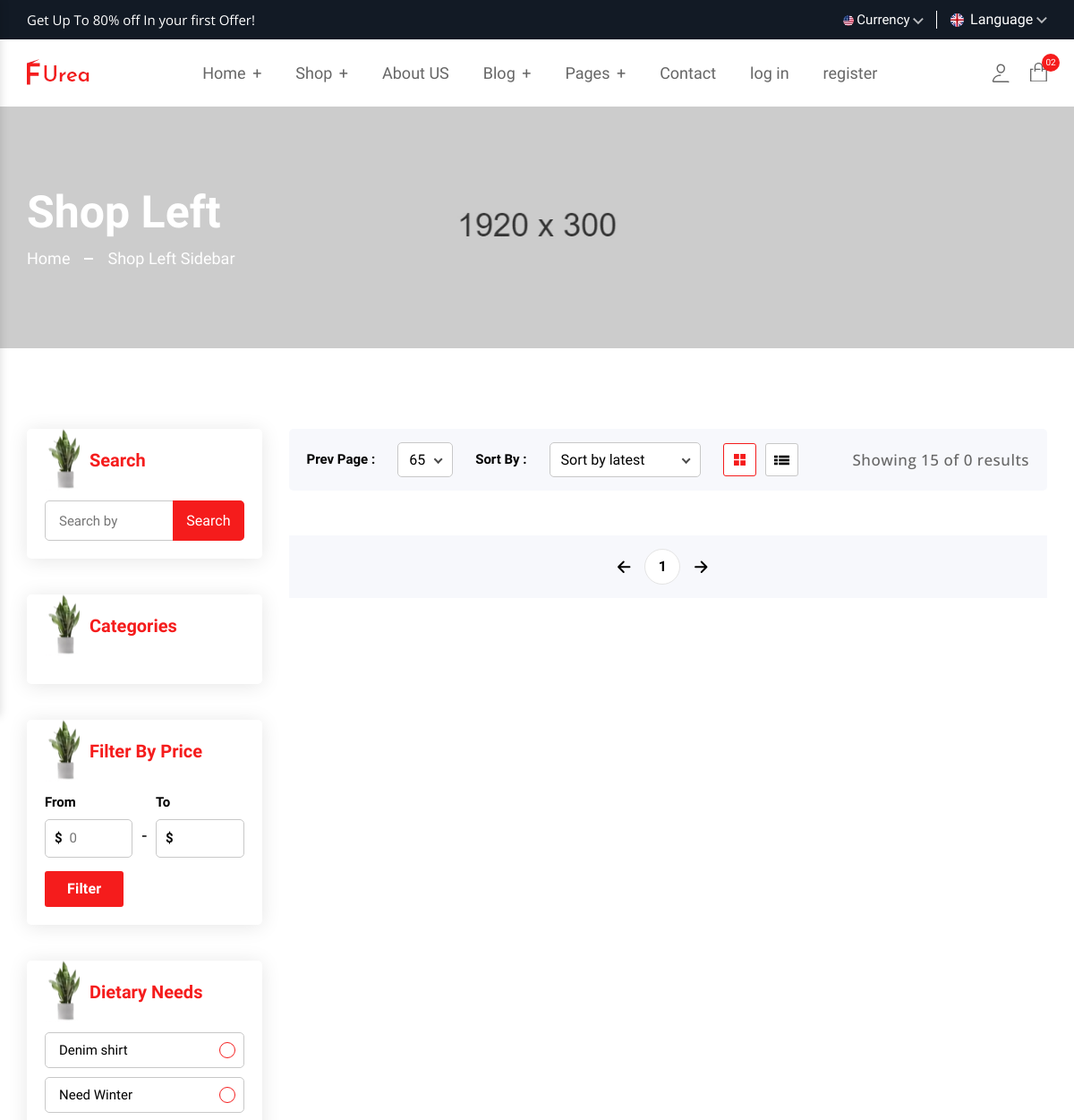
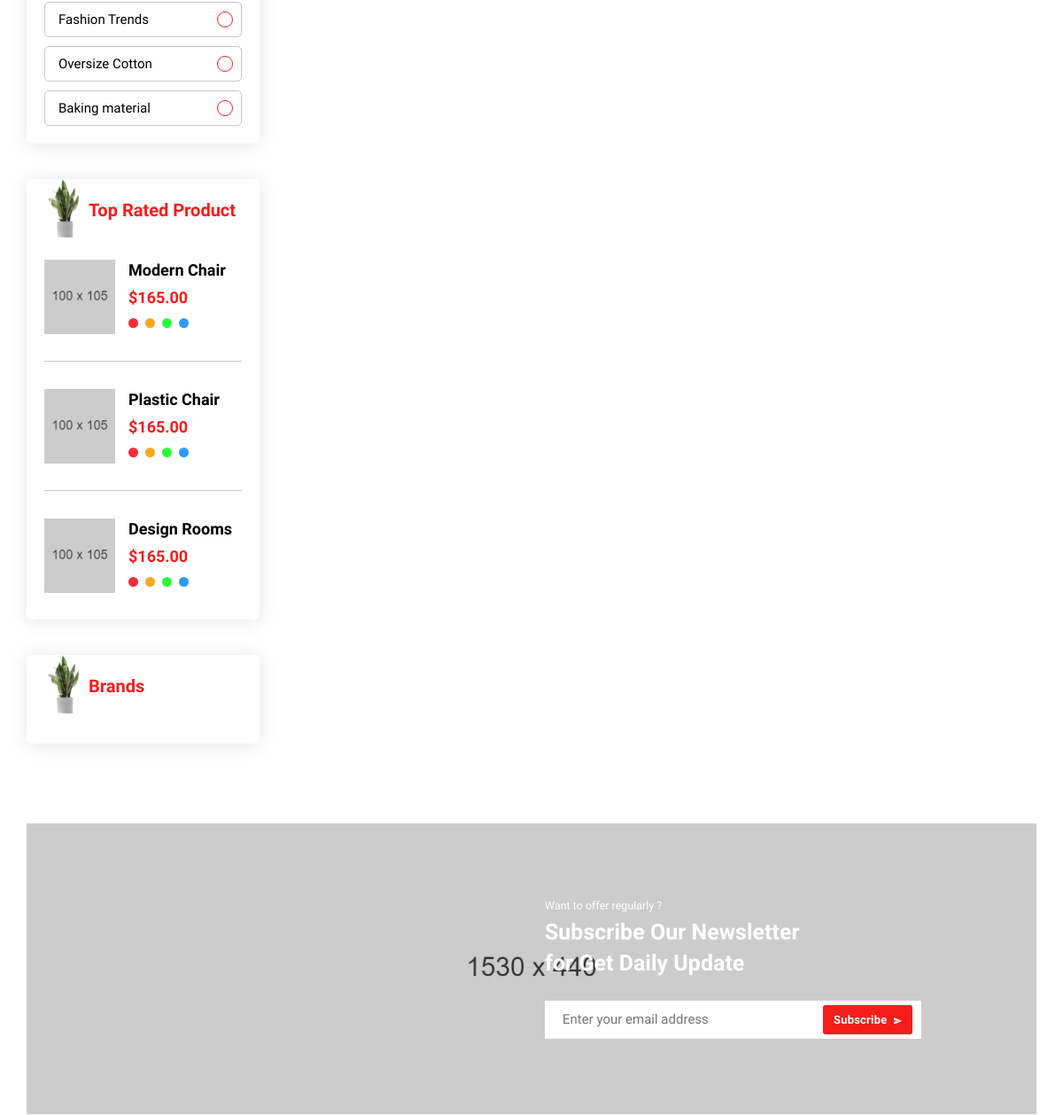
The page /shop/ (upper part) on the database as committed earlier (2 pictures, top to bottom).
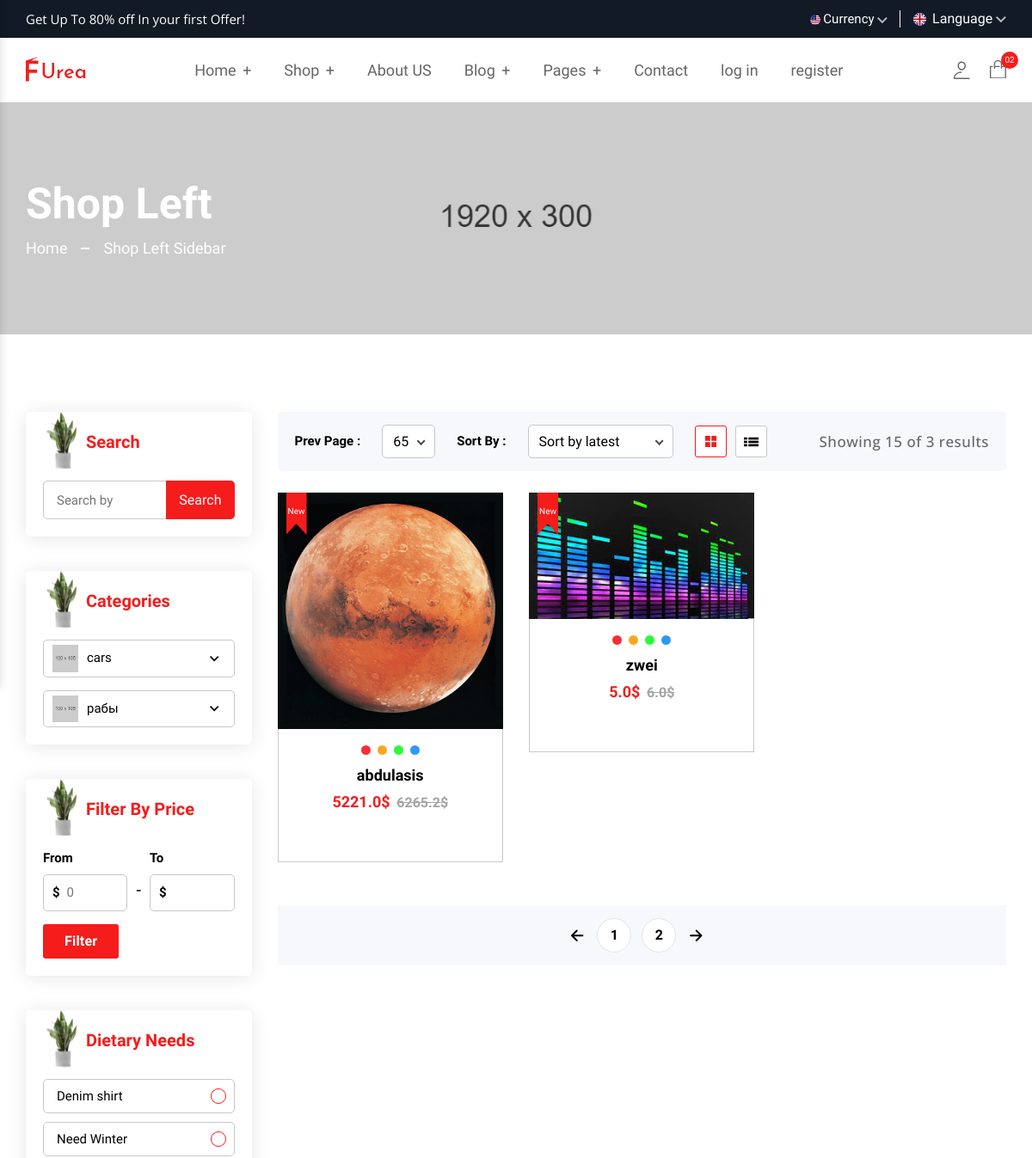
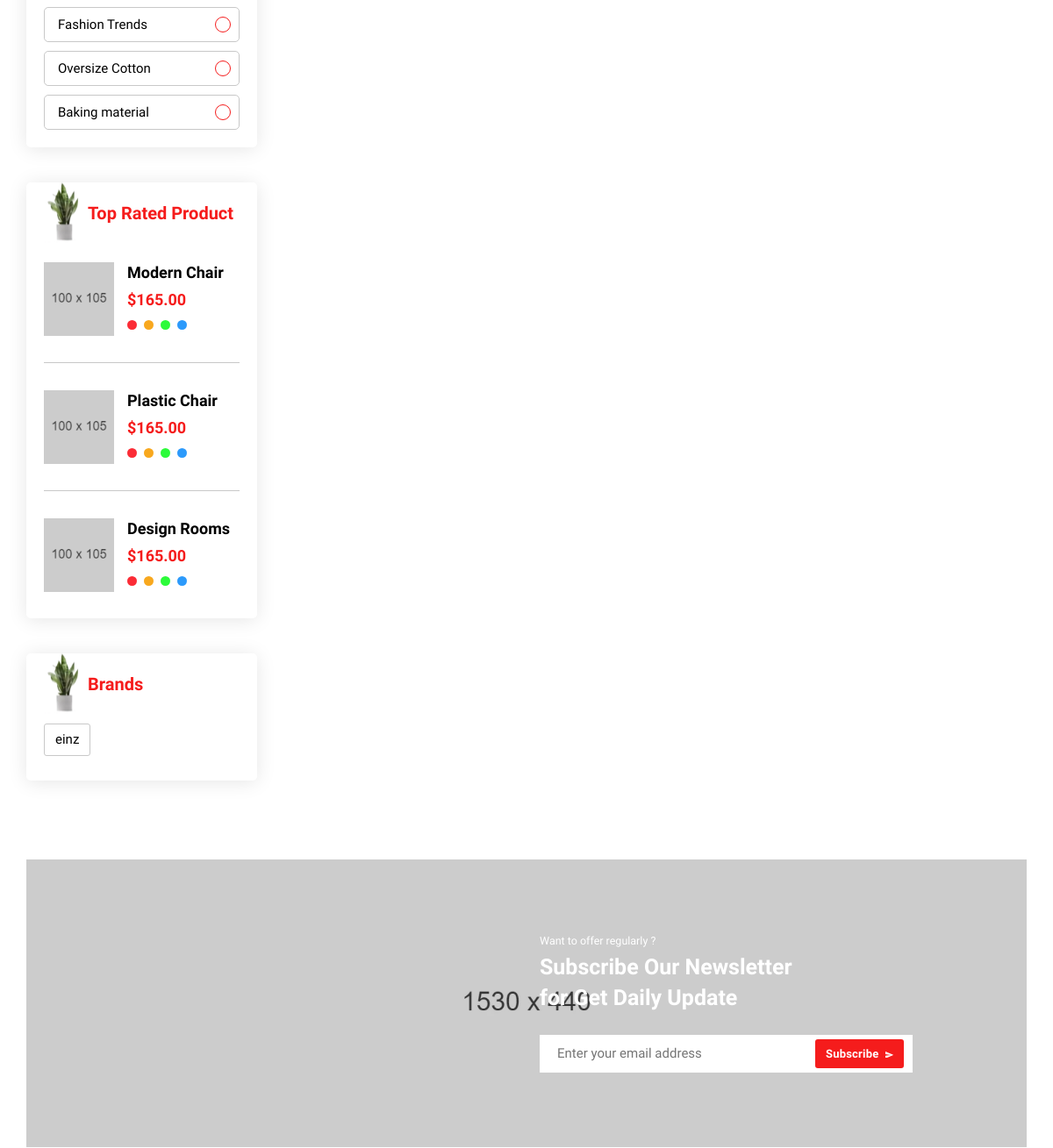
The same page on the database as committed later (2 pictures, top to bottom).
### app/models.py (models this page shows)
class Category( Model):
    name = CharField(max_length=250)
    image = ImageField(null=True, blank=True)
    description = CharField(max_length=250)

class Brands( Model):
    name =  CharField(max_length=250)
    image =  ImageField(null=True, blank=True)
    description =  CharField(max_length=250)

class Products(Model):
    name =  CharField(max_length=250)
    description =  CharField(max_length=250)
    image =  ImageField()
    price =  FloatField()
    color =  CharField(max_length=250)
    weight =  FloatField()
    barcode =  CharField(max_length=250)
    categoryObject =  ForeignKey(Category, on_delete= CASCADE)
    brandObject =  ForeignKey(Brands, on_delete= CASCADE)
    created_at = DateTimeField(default=timezone.now,null=True)
    def discount(self):
        return self.price + self.price * 0.2

### app/views.py (the view)
# urls.py: path('shop/',shopPage,name='shopPage'),
def shopPage(request):
    products = Products.objects.all()
    brands = Brands.objects.all()
    begin_price = 0
    end_price = 10231120
    if request.GET.get('begin_price'):
        begin_price = request.GET.get('begin_price')
    if request.GET.get('end_price'):
        end_price = request.GET.get('end_price')
    page = 1
    search = ''
    if request.GET.get('search'):
        search = request.GET.get('search')
    if request.GET.get('page'):
        page = int(request.GET.get('page'))
    products = Products.objects.all().filter(name__contains = search,price__range = (begin_price,end_price))
    paginator = Paginator(products,2)
    next_page = page + 1 if (page) < len(paginator.page_range) else 1
    previos_page = page - 1 if (page - 1) != 0 else page
    context = {
        'result_count':f'Showing {15} of {len(products)} results',
        'categories':Category.objects.all(),
        'products':paginator.page(page),
        'page':paginator.page_range,
        'nextP':next_page,
        'previosP':previos_page,
        'brands':brands
    }
    return render(request,'shop.html',context)

### app/templates/shop.html (shortened to what the changed rows need)
{% extends 'base.html'%}
{% load static %}
{% block content%}
    <main class="main__content_wrapper">
        <section class="breadcrumb__section breadcrumb__bg">
            <div class="container-fluid">
                <div class="row row-cols-1">
                    <div class="col">
                        <div class="breadcrumb__content">
                            <h1 class="breadcrumb__content--title text-white mb-10">Shop Left</h1>
                        </div>
                    </div>
                </div>
            </div>
        </section>
        <section class="shop__section section--padding">
            <div class="container-fluid">
                <div class="row">
                    <div class="col-xl-3 col-lg-4">
                        <div class="shop__sidebar--widget widget__area d-md-2-none">
                            <div class="single__widget widget__bg">
                                <h2 class="widget__title position__relative h3">Search</h2>
                            </div>
                            <div class="single__widget widget__bg">
                                <h2 class="widget__title position__relative h3">Categories</h2>
                                <ul class="widget__categories--menu">
                                    {% for i in categories%}
                                    <li class="widget__categories--menu__list">
                                        <label class="widget__categories--menu__label d-flex align-items-center">
                                            <img class="widget__categories--menu__img" src="{% static 'assets/img/product/small-product1.webp' %}" alt="categories-img">
                                            <span class="widget__categories--menu__text">{{i.name}}</span>
                                            <svg class="widget__categories--menu__arrowdown--icon" xmlns="http://www.w3.org/2000/svg" width="12.355" height="8.394">
                                                <path  d="M15.138,8.59l-3.961,3.952L7.217,8.59,6,9.807l5.178,5.178,5.178-5.178Z" transform="translate(-6 -8.59)" fill="currentColor"></path>
                                            </svg>
                                        </label>
                                    </li>
                                    {% endfor %}
                                </ul>
                            </div>
                            <div class="single__widget price__filter widget__bg">
                                <h2 class="widget__title position__relative h3">Filter By Price</h2>
                            </div>
                            <div class="single__widget widget__bg">
                                <h2 class="widget__title position__relative h3">Dietary Needs</h2>
                            </div>
                            <div class="single__widget widget__bg">
                                <h2 class="widget__title position__relative h3">Top Rated Product</h2>
                            </div>
                            <div class="single__widget widget__bg">
                                <h2 class="widget__title position__relative h3">Brands</h2>
                                <ul class="widget__tagcloud">
                                    {% for i in brands%}
                                    <li class="widget__tagcloud--list"><a class="widget__tagcloud--link" href="/shop">{{i.name}}</a></li>
                                    {% endfor %}
                                </ul>
                            </div>
                        </div>
                    </div>
                    <div class="col-xl-9 col-lg-8">
                        <div class="shop__header bg__gray--color d-flex align-items-center justify-content-between mb-30">
                            <div class="product__view--mode d-flex align-items-center">
                                <div class="product__view--mode__list product__short--by align-items-center d-none d-lg-flex">
                                </div>
                                <div class="product__view--mode__list product__short--by align-items-center d-none d-lg-flex">
                                </div>
                                <div class="product__view--mode__list">
                                </div>
                            </div>
                            <p class="product__showing--count">{{result_count}}</p>
                        </div>
                        <div class="shop__product--wrapper">
                            <div class="tab_content">
                                <div id="product_grid" class="tab_pane active show">
                                    <div class="product__section--inner product__grid--inner">
                                        <div class="row row-cols-xxl-4 row-cols-xl-3 row-cols-lg-3 row-cols-md-3 row-cols-2 mb--n30">
                                            {% for i in products%}
                                            <div class="col mb-30">
                                                <div class="product__items ">
                                                    <div class="product__items--thumbnail">
                                                        <a class="product__items--link" href="{% url 'productdetails' i.id%}">
                                                            <img class="product__items--img product__primary--img" src="{{ i.image.url }}" alt="product-img">
                                                        </a>
                                                        <div class="product__badge">
                                                            <span class="product__badge--items sale">New</span>
                                                        </div>
                                                    </div>
                                                    <div class="product__items--content text-center">
                                                        <div class="product__items--color">
                                                            <ul class="product__items--color__wrapper d-flex justify-content-center">
                                                                <li class="product__items--color__list"><a class="product__items--color__link one" href="javascript:void(0)"><span class="visually-hidden">Color 1</span></a></li>
                                                                <li class="product__items--color__list"><a class="product__items--color__link two" href="javascript:void(0)"><span class="visually-hidden">Color 2</span></a></li>
                                                                <li class="product__items--color__list"><a class="product__items--color__link three" href="javascript:void(0)"><span class="visually-hidden">Color 3</span></a></li>
                                                                <li class="product__items--color__list"><a class="product__items--color__link four" href="javascript:void(0)"><span class="visually-hidden">Color 4</span></a></li>
                                                            </ul>
                                                        </div>
                                                        <h3 class="product__items--content__title h4"><a href="product-details.html">{{i.name}}</a></h3>
                                                        <div class="product__items--price">
                                                            <span class="current__price">{{i.price}}$</span>
                                                            <span class="old__price">{{i.discount}}$</span>
                                                        </div>
                                                    </div>
                                                </div>
                                            </div>
                                            {% endfor %}
                                        </div>
                                    </div>
                                </div>
                            </div>
                            <div class="pagination__area bg__gray--color">
                                <nav class="pagination justify-content-center">
                                    <ul class="pagination__wrapper d-flex align-items-center justify-content-center">
                                        <li class="pagination__list">
                                        <li>
                                        {% for p in page%}
                                        <li class="pagination__list"><a href="http://127.0.0.1:8000/shop/?page={{p}}" class="pagination__item link">{{p}}</a></li>
                                        {% endfor %}
                                    </ul>
                                </nav>
                            </div>
                        </div>
                    </div>
                </div>
            </div>
        </section>
        <section class="newsletter__banner--section section--padding pt-0">
            <div class="container-fluid">
                <div class="newsletter__banner--thumbnail position__relative">
                    <div class="newsletter__content newsletter__subscribe">
                        <h2 class="newsletter__content--title text-white h3 mb-25">Subscribe Our Newsletter <br>
                            for Get Daily Update</h2>
                    </div>
                </div>
            </div>
        </section>
    </main>
  {% endblock %}

Rows that differ between the two databases and show on the page:
added Category: name "cars"
added Category: name "рабы"
added Brands: name "einz"
added Products: image (picture), name "abdulasis", price "5221.0", discount "6265.2"
added Products: image (picture), name "zwei", price "5.0", discount "6.0"
Other text that changed with them:
{{ result_count }}: "Showing 15 of 0 results" → "Showing 15 of 3 results"
new list line: "2"
